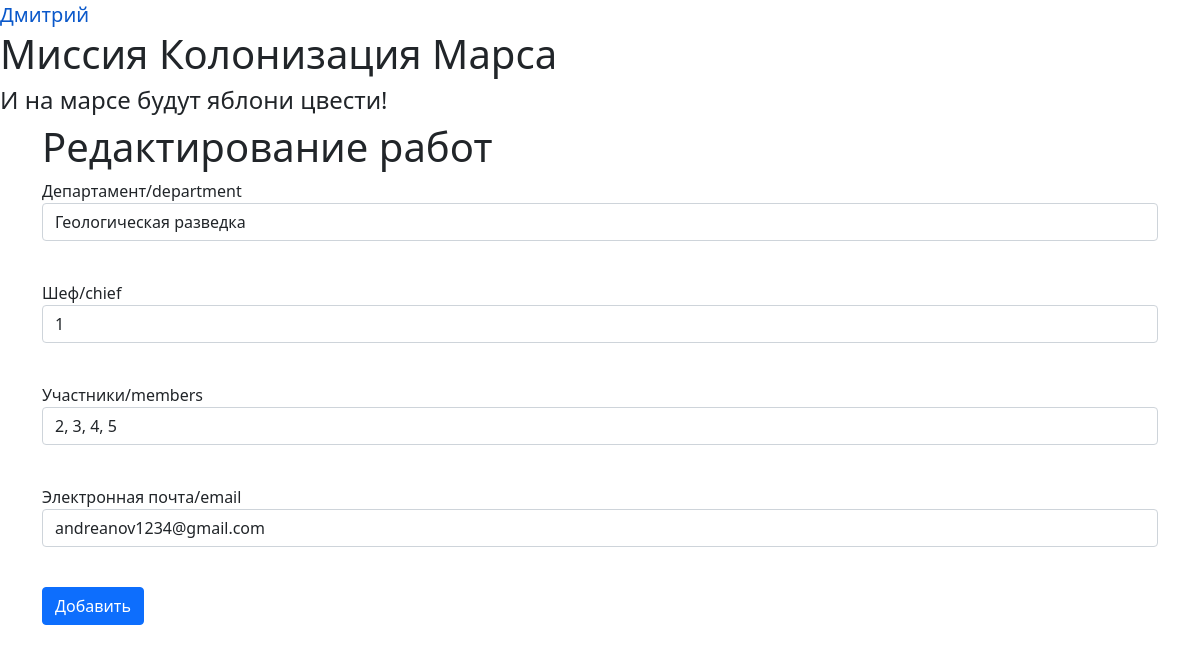
Screenshot of /edit_depart/1 (signed in) with the database file from the repository.
### data/users.py (models this page shows, shortened)
class User(SqlAlchemyBase, UserMixin):
    __tablename__ = 'users'
    id = sqlalchemy.Column(sqlalchemy.Integer,
                           primary_key=True, autoincrement=True)
    surname = sqlalchemy.Column(sqlalchemy.String)
    name = sqlalchemy.Column(sqlalchemy.String)
    age = sqlalchemy.Column(sqlalchemy.Integer)
    position = sqlalchemy.Column(sqlalchemy.String)
    speciality = sqlalchemy.Column(sqlalchemy.String)
    address = sqlalchemy.Column(sqlalchemy.String)
    email = sqlalchemy.Column(sqlalchemy.String, unique=True)
    hashed_password = sqlalchemy.Column(sqlalchemy.String, nullable=True)
    modified_date = sqlalchemy.Column(sqlalchemy.DateTime)
    jobs = orm.relationship("Jobs", back_populates='user')
    department = orm.relationship("Department", back_populates='user')

### data/departments.py (models this page shows)
class Department(SqlAlchemyBase):
    __tablename__ = 'department'
    id = sqlalchemy.Column(sqlalchemy.Integer,
                           primary_key=True, autoincrement=True)
    title = sqlalchemy.Column(sqlalchemy.String)
    chief = sqlalchemy.Column(sqlalchemy.Integer, sqlalchemy.ForeignKey('users.id'))
    members = sqlalchemy.Column(sqlalchemy.VARCHAR)
    email = sqlalchemy.Column(sqlalchemy.String)
    user = orm.relationship('User')

### main.py (the view)
@app.route('/edit_depart/<int:id>', methods=['GET', 'POST'])
@login_required
def edit_department(id):
    form = DepartmentsForm()
    if request.method == 'GET':
        db_sess = db_session.create_session()
        depart = db_sess.query(Department).filter(Department.id == id, Department.user == current_user).first()
        if depart is None:
            depart = db_sess.query(Department).filter(Department.id == id, current_user.id == 1).first()
        if depart:
            form.title.data = depart.title
            form.chief.data = depart.chief
            form.members.data = depart.members
            form.email.data = depart.email
        else:
            abort(404)
    if form.validate_on_submit():
        db_sess = db_session.create_session()
        depart = db_sess.query(Department).filter(Department.id == id,
                                                  Department.user == current_user).first()
        if depart is None:
            depart = db_sess.query(Department).filter(Department.id == id, current_user.id == 1).first()
        if depart:
            depart.title = form.title.data
            depart.chief = form.chief.data
            depart.members = form.members.data
            depart.email = form.email.data
            db_sess.commit()
            return redirect('/departments')
        else:
            abort(404)
    else:
        if current_user.is_authenticated:
            return render_template('add_department.html', form=form, title='Редактирование работ')
        return redirect('/login')

### forms/departmentsform.py
class DepartmentsForm(FlaskForm):
    title = StringField('Департамент/department', validators=[DataRequired()])
    chief = IntegerField('Шеф/chief', validators=[DataRequired()])
    members = StringField('Участники/members', validators=[DataRequired()])
    email = EmailField('Электронная почта/email', validators=[DataRequired()])
    submit = SubmitField('Добавить')

### data/db_session.py (called while the page is built)
def create_session() -> Session:
    global __factory
    return __factory()

### main.py (called while the page is built)
@login_manager.user_loader
def load_user(user_id):
    db_sess = db_session.create_session()
    return db_sess.query(User).get(user_id)

### templates/add_department.html (shortened to what this page needs)
{% extends "base.html" %}
{% block content %}
<h1>{{ title }}</h1>
<form action="" method="post">
    <p>
        {{ form.title.label }}<br>
        {{ form.title(class="form-control") }}<br>
    </p>
    <p>
        {{ form.chief.label }}<br>
        {{ form.chief(class="form-control") }}<br>
    </p>
     <p>
        {{ form.members.label }}<br>
        {{ form.members(class="form-control") }}<br>
    </p>
    <p>
        {{ form.email.label }}<br>
        {{ form.email(class="form-control") }}<br>
    </p>
    <p>{{ form.submit(type="submit", class="btn btn-primary") }}</p>
</form>
{% endblock %}

### templates/base.html (shortened to what this page needs)
<!DOCTYPE html>
<html lang="ru">
<head>
    <link href="/static/style.css" rel="stylesheet" type="text/css"></link>
    <link href="/static/for_form.css" rel="stylesheet" type="text/css"></link>
    <link rel="stylesheet"
                                 href="https://cdn.jsdelivr.net/npm/bootstrap@5.0.0-beta1/dist/css/bootstrap.min.css"
>
    <nav>
        {% if current_user.is_authenticated %}
            <a class="navbar-brand" href="/logout">{{ current_user.name }}</a>
        {% else %}
            <p>
                <a class="btn btn-primary " href="/register">Зарегистрироваться</a>
                <a class="btn btn-success" href="/login">Войти</a>
            </p>
        {% endif %}
    </nav>
    </head>
    <body>
        <h1>Миссия Колонизация Марса</h1>
        <h4>И на марсе будут яблони цвести!</h4>
        <main role="main" class="container move-one-tab">
            {% block content %}{% endblock %}
        </main>
    </body>
</html>

### static/style.css (style rules this page uses)
.move-one-tab { margin-left: 20px; margin-bottom: 20px; }

### rows the page displays
User: name "Дмитрий"
Department: title "Геологическая разведка", chief "1", members "2, 3, 4, 5", email "andreanov1234@gmail.com"

### other values shown
{{ title }} "Редактирование работ"
